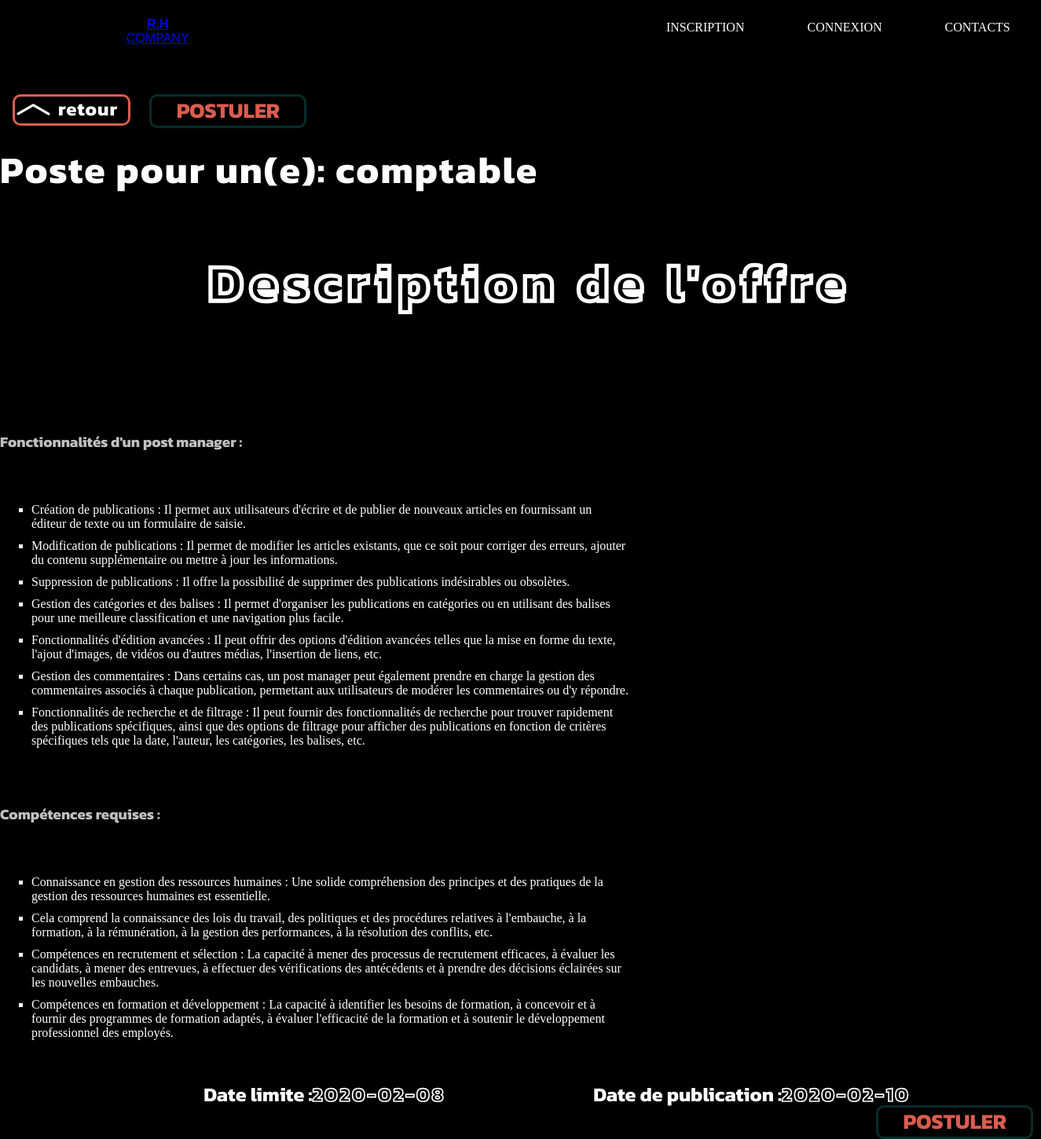
Screenshot of /description.php?id=1 with the database file from the repository.
### tables this page shows
CREATE TABLE `offres` (
  `id_offres` int(11) NOT NULL,
  `titre_offre` varchar(50) NOT NULL,
  `description` text NOT NULL,
  `date_publication` date NOT NULL,
  `date_limite` date NOT NULL
);

### description.php (the view, shortened to what this page needs)
<!DOCTYPE html>
<html lang="fr">
  <head>
    <link rel="stylesheet" href="description1.css">
  </head>
  <body>
    <nav>
      <div class="logo">
        <strong><a href="index.html">R.H</strong>
        <span>Company</a></span>
      </div>
      <ul>
        <li><a href="inscription.html" class="a">inscription</a></li>
        <li><a href="connexion.html" class="a">Connexion</a> </li>
        <li><a href="contact/contact.html" class="a">Contacts</a></li>
      </ul>
    </nav>
    <?php
    $id_offres=$_GET['id'];
       $connect=mysqli_connect("localhost","root","","rh");
       $req=mysqli_query($connect,"SELECT * From offres WHERE id_offres=$id_offres");
       while($row=mysqli_fetch_array($req)){
        echo '
        <a href="offre.php" class="retourne"><b>retour</b><i></i></a>
          <a href="connexion.html" class="postuler">Postuler</a>
          <h1>Poste pour un(e): <span>', $row[1], '</span></h1>
          <h2>Description de l\'offre</h2>
          <p class="descip">
          ',$row[2],'
          </p>
          <p class="datep">Date de publication : <span>',$row[3],'</span></p>
          <p class="datel">Date limite : <span>',$row[4],'</span></p>
          <a href="connexion.html" class="postuler1">Postuler</a>
        ';
      }
     ?>
  </body>
</html>

### description1.css (style rules this page uses)
* { box-sizing: border-box; }
html, body { height: auto; max-width: 100vh; padding: 0; margin: 0 }
body { background: black; color: #fff; font-family: kanit, 'Times New Roman', Times, serif; display: flex; flex-direction: column; }
nav { text-transform: uppercase; display: flex; width: 100%; height: 5rem; align-items: center; justify-content: space-between; font-family: Helvetica; padding: 0 1rem; position: relative; flex-shrink: 0 }
nav ul { padding: 0; margin: 0; list-style: none; display: flex; transform: translate(190%) }
nav ul:last-child { gap: 5rem }
nav .logo { display: flex; flex-direction: column; align-items: center; position: absolute; left: 50%; transform: translate(-300%) }
.a { color: #fff; text-decoration: none; display: inline; font-size: 16px; position: relative }
.a:after { content: ""; position: absolute; bottom: -5px; right: 0; width: 0; height: 2px; background-color: #fff; transition: width .2s ease-in-out }
h1 { font-size: 3em; width: 750px; letter-spacing: 2px; position: relative }
h2 { font-size: 5vw; letter-spacing: .12em; color: transparent; background-color: transparent; -webkit-text-stroke: .4026845638vw white; position: relative; width: 900px; transform: translateY(10px); transform: translate(4em) }
.descip { font-size: 1.4em; padding: 0; margin: 0 0 40px; letter-spacing: .102em; position: relative; width: 800px; transform: translateY(60px); transform: translate(12em) }
.datep { display: flex; flex: 0 50% 0; position: relative; font-size: 1.9vw; width: 20em; transform: translate(30em); margin: 0; height: 0; padding: 0 }
.datel { display: flex; flex: 0 50% 0; position: relative; font-size: 1.9vw; width: 20em; transform: translateY(-.9em); transform: translate(10.3em); margin: 0; padding: 0 }
.datel span { color: transparent; background-color: transparent; -webkit-text-stroke: .13vw white; font-size: 1.9vw; letter-spacing: .1em }
.postuler { position: relative; top: -1; left: 7em; font-size: 1.7em; text-decoration: none; border: 3px rgb(5, 45, 41) solid; border-radius: 10px; color: #da5d4f; width: 200px; text-transform: uppercase; padding: 5px; text-align: center; transition: .5s }
.postuler1 { position: relative; bottom: 0; left: 41em; font-size: 1.7em; text-decoration: none; border: 3px rgb(5, 45, 41) solid; border-radius: 10px; color: #da5d4f; width: 200px; text-transform: uppercase; padding: 5px; text-align: center; transition: .5s }
.retourne { position: relative; width: 150px; height: 40px; left: 1em; top: 40px; text-decoration: none; border: rgb(218, 93, 79) solid 3px; border-radius: 10px; transition: 1.5s all }
.retourne b { position: relative; color: #fff; font-size: 1.5em; letter-spacing: 1px; padding: 10px; left: 45px; top: 5px; transition: .3s }
.retourne:before { content: ""; position: absolute; background-color: #fff; width: .2em; height: 25px; top: 4px; left: 12px; border-radius: 10px; transform: rotate(60deg); transition: .1s all }
.retourne:after { content: ""; position: absolute; background-color: #fff; width: .2em; height: 25px; top: 4px; left: 31.7px; border-radius: 10px; transform: rotate(-60deg); transition: .1s all }

### rows the page displays
offres: titre_offre "comptable", description "Fonctionnalités d'un post manager : Création de publications : Il permet aux utilisateurs d'écrire et de publier de nouveaux articles en fournissant un éditeur de texte ou un formulaire de saisie. Modification de publications : Il permet de modifier les articles existants, que ce soit pour corriger des erreurs, ajouter du contenu supplémentaire ou mettre à jour les informations. Suppression de publications : Il offre la possibilité de supprimer des publications indésirables ou obsolètes. Gestion des catégories et des balises : Il permet d'organiser les publications en catégories ou en utilisant des balises pour une meilleure classification et une navigation plus facile. Fonctionnalités…"
